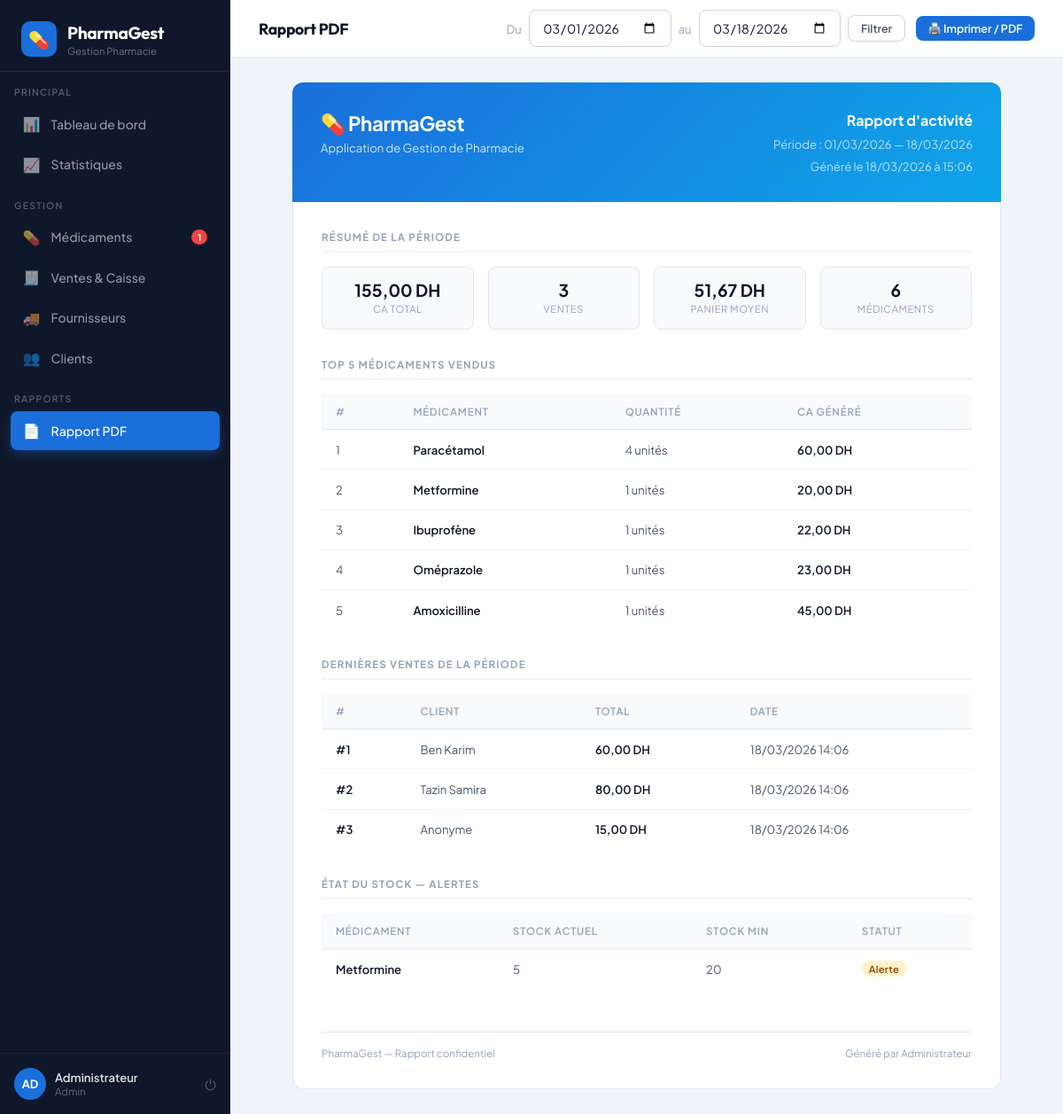
Screenshot of /rapport.php (signed in) with the database file from the repository.
### tables this page shows
CREATE TABLE ventes (
    id INT AUTO_INCREMENT PRIMARY KEY,
    client_id INT,
    total DECIMAL(10,2) NOT NULL DEFAULT 0,
    note TEXT,
    created_at TIMESTAMP DEFAULT CURRENT_TIMESTAMP,
    FOREIGN KEY (client_id) REFERENCES clients(id) ON DELETE SET NULL
);

CREATE TABLE medicaments (
    id INT AUTO_INCREMENT PRIMARY KEY,
    nom VARCHAR(200) NOT NULL,
    forme VARCHAR(50),
    dosage VARCHAR(50),
    categorie VARCHAR(100),
    fournisseur_id INT,
    prix_achat DECIMAL(10,2) NOT NULL DEFAULT 0,
    prix_vente DECIMAL(10,2) NOT NULL DEFAULT 0,
    stock_actuel INT NOT NULL DEFAULT 0,
    stock_min INT NOT NULL DEFAULT 10,
    date_expiration DATE,
    created_at TIMESTAMP DEFAULT CURRENT_TIMESTAMP,
    FOREIGN KEY (fournisseur_id) REFERENCES fournisseurs(id) ON DELETE SET NULL
);

### config/database.php (called while the page is built, shortened)
<?php
function h($s) { return htmlspecialchars($s ?? '', ENT_QUOTES, 'UTF-8'); }
function formatPrice($n) { return number_format($n, 2, ',', ' ') . ' DH'; }

### rapport.php (the view, shortened to what this page needs)
<?php
require_once 'config/database.php';
$pdo = db();
$debut = $_GET['debut'] ?? date('Y-m-01');
$fin   = $_GET['fin']   ?? date('Y-m-d');
$ca       = $pdo->prepare("SELECT COALESCE(SUM(total),0) FROM ventes WHERE DATE(created_at) BETWEEN ? AND ?"); $ca->execute([$debut,$fin]); $ca = $ca->fetchColumn();
$nb       = $pdo->prepare("SELECT COUNT(*) FROM ventes WHERE DATE(created_at) BETWEEN ? AND ?"); $nb->execute([$debut,$fin]); $nb = $nb->fetchColumn();
$panier   = $nb > 0 ? $ca / $nb : 0;
$nb_meds  = $pdo->query("SELECT COUNT(*) FROM medicaments")->fetchColumn();
$ventes   = $pdo->prepare("SELECT v.*, CONCAT(COALESCE(c.nom,''),' ',COALESCE(c.prenom,'')) as client FROM ventes v LEFT JOIN clients c ON v.client_id=c.id WHERE DATE(v.created_at) BETWEEN ? AND ? ORDER BY v.created_at DESC LIMIT 20"); $ventes->execute([$debut,$fin]); $ventes = $ventes->fetchAll();
$top5     = $pdo->query("SELECT m.nom, SUM(vi.quantite) as qte, SUM(vi.quantite*vi.prix_unitaire) as ca FROM vente_items vi JOIN medicaments m ON vi.medicament_id=m.id GROUP BY m.id ORDER BY qte DESC LIMIT 5")->fetchAll();
$stock_ko = $pdo->query("SELECT nom, stock_actuel, stock_min FROM medicaments WHERE stock_actuel <= stock_min ORDER BY stock_actuel ASC LIMIT 10")->fetchAll();
$print = isset($_GET['print']);
?>
<!DOCTYPE html>
<html lang="fr">
<head>
<?php if (!$print): ?>
<link rel="stylesheet" href="assets/style.css">
<?php endif; ?>
</head>
<body>
<?php if (!$print): ?>
<div class="main" style="margin-left:260px">
    <div class="topbar no-print">
        <div class="topbar-title">Rapport PDF</div>
        <div class="topbar-actions">
            <form method="GET" style="display:flex;gap:0.5rem;align-items:center">
                <label style="font-size:0.82rem;color:var(--text3)">Du</label>
                <input type="date" name="debut" value="<?= $debut ?>" class="form-control" style="width:auto">
                <label style="font-size:0.82rem;color:var(--text3)">au</label>
                <input type="date" name="fin" value="<?= $fin ?>" class="form-control" style="width:auto">
                <button type="submit" class="btn btn-outline btn-sm">Filtrer</button>
            </form>
            <a href="?debut=<?= $debut ?>&fin=<?= $fin ?>&print=1" target="_blank" class="btn btn-primary btn-sm">🖨️ Imprimer / PDF</a>
        </div>
    </div>
    <div class="content">
    <div class="rapport-wrap">
<?php
require_once 'includes/sidebar.php';
endif;
?>
<div class="rpt-header">
    <div style="display:flex;justify-content:space-between;align-items:flex-start">
        <div>
            <div class="rpt-logo">💊 <?= APP_NAME ?></div>
            <div class="rpt-sub">Application de Gestion de Pharmacie</div>
        </div>
        <div style="text-align:right">
            <div style="font-size:1rem;font-weight:700">Rapport d'activité</div>
            <div class="rpt-period">Période : <?= date('d/m/Y',strtotime($debut)) ?> — <?= date('d/m/Y',strtotime($fin)) ?></div>
            <div class="rpt-period">Généré le <?= date('d/m/Y à H:i') ?></div>
        </div>
    </div>
</div>
<div class="rpt-body">
    <div class="section-title">Résumé de la période</div>
    <div class="kpi-row">
        <div class="kpi"><div class="kpi-val"><?= formatPrice($ca) ?></div><div class="kpi-lbl">CA total</div></div>
        <div class="kpi"><div class="kpi-val"><?= $nb ?></div><div class="kpi-lbl">Ventes</div></div>
        <div class="kpi"><div class="kpi-val"><?= formatPrice($panier) ?></div><div class="kpi-lbl">Panier moyen</div></div>
        <div class="kpi"><div class="kpi-val"><?= $nb_meds ?></div><div class="kpi-lbl">Médicaments</div></div>
    </div>
    <?php if (!empty($top5)): ?>
    <div class="section-title">Top 5 médicaments vendus</div>
    <table>
        <thead><tr><th>#</th><th>Médicament</th><th>Quantité</th><th>CA généré</th></tr></thead>
        <tbody>
        <?php foreach ($top5 as $i => $m): ?>
        <tr>
            <td><?= $i+1 ?></td>
            <td><strong><?= h($m['nom']) ?></strong></td>
            <td><?= $m['qte'] ?> unités</td>
            <td><strong><?= formatPrice($m['ca']) ?></strong></td>
        </tr>
        <?php endforeach; ?>
        </tbody>
    </table>
    <?php endif; ?>
    <?php if (!empty($ventes)): ?>
    <div class="section-title">Dernières ventes de la période</div>
    <table>
        <thead><tr><th>#</th><th>Client</th><th>Total</th><th>Date</th></tr></thead>
        <tbody>
        <?php foreach ($ventes as $v): ?>
        <tr>
            <td><strong>#<?= $v['id'] ?></strong></td>
            <td><?= trim($v['client']) ?: 'Anonyme' ?></td>
            <td><strong><?= formatPrice($v['total']) ?></strong></td>
            <td><?= date('d/m/Y H:i',strtotime($v['created_at'])) ?></td>
        </tr>
        <?php endforeach; ?>
        </tbody>
    </table>
    <?php endif; ?>
    <?php if (!empty($stock_ko)): ?>
    <div class="section-title <?= $print?'page-break':'' ?>">État du stock — Alertes</div>
    <table>
        <thead><tr><th>Médicament</th><th>Stock actuel</th><th>Stock min</th><th>Statut</th></tr></thead>
        <tbody>
        <?php foreach ($stock_ko as $s): ?>
        <tr>
            <td><strong><?= h($s['nom']) ?></strong></td>
            <td><?= $s['stock_actuel'] ?></td>
            <td><?= $s['stock_min'] ?></td>
            <td>
                <?php if ($s['stock_actuel']==0): ?>
                <span class="badge badge-err">Rupture</span>
                <?php else: ?>
                <span class="badge badge-warn">Alerte</span>
                <?php endif; ?>
            </td>
        </tr>
        <?php endforeach; ?>
        </tbody>
    </table>
    <?php endif; ?>
    <div class="rpt-footer">
        <span><?= APP_NAME ?> — Rapport confidentiel</span>
        <span>Généré par <?= h($_SESSION['user']['nom'] ?? 'Système') ?></span>
    </div>
</div>
<?php if (!$print): ?>
    </div></div></div>
<?php else: ?>
<script>window.onload=()=>window.print()</script>
<?php endif; ?>
</body>
</html>

### assets/style.css (style rules this page uses)
*,*::before,*::after { box-sizing:border-box;margin:0;padding:0 }
:root { --primary:#1a6fdb; --primary-light:#e8f1fd; --primary-dark:#1457b0; --success:#10b981; --success-light:#d1fae5; --warning:#f59e0b; --warning-light:#fef3c7; --danger:#ef4444; --danger-light:#fee2e2; --info:#06b6d4; --info-light:#cffafe; --bg:#f0f4f8; --surface:#ffffff; --surface2:#f8fafc; --border:#e2e8f0; --border2:#cbd5e1; --text:#0f172a; --text2:#475569; --text3:#94a3b8; --sidebar:#0f172a; --sidebar2:#1e293b; --sidebar-accent:#1a6fdb; --radius:12px; --radius-sm:8px; --shadow:0 1px 3px rgba(0,0,0,0.08),0 1px 2px rgba(0,0,0,0.06); --shadow-md:0 4px 6px rgba(0,0,0,0.07),0 2px 4px rgba(0,0,0,0.06); --shadow-lg:0 10px 15px rgba(0,0,0,0.07),0 4px 6px rgba(0,0,0,0.05); }
html { font-size:16px }
body { font-family:'Plus Jakarta Sans',sans-serif;background:var(--bg);color:var(--text);display:flex;min-height:100vh;overflow-x:hidden }
.main { margin-left:260px;flex:1;display:flex;flex-direction:column;min-height:100vh }
.topbar { background:var(--surface);border-bottom:1px solid var(--border); padding:0 2rem;height:65px;display:flex;align-items:center; justify-content:space-between;position:sticky;top:0;z-index:50; }
.topbar-title { font-family:'Outfit',sans-serif;font-size:1.1rem;font-weight:700;color:var(--text);letter-spacing:-0.02em }
.topbar-actions { display:flex;align-items:center;gap:0.75rem }
.content { padding:1.75rem 2rem;flex:1 }
table { width:100%;border-collapse:collapse;font-size:0.875rem }
thead th { background:var(--surface2);padding:0.75rem 1rem;text-align:left;font-size:0.72rem;font-weight:600;text-transform:uppercase;letter-spacing:0.07em;color:var(--text3);border-bottom:1px solid var(--border);white-space:nowrap }
tbody tr { border-bottom:1px solid var(--border);transition:background 0.15s }
tbody tr:last-child { border-bottom:none }
tbody td { padding:0.85rem 1rem;color:var(--text2);vertical-align:middle }
tbody td strong { color:var(--text);font-weight:600 }
.badge { display:inline-flex;align-items:center;gap:5px;padding:0.25rem 0.75rem;border-radius:100px;font-size:0.72rem;font-weight:600;letter-spacing:0.02em }
.btn { display:inline-flex;align-items:center;gap:7px;padding:0.6rem 1.25rem;border-radius:var(--radius-sm);font-family:'Plus Jakarta Sans',sans-serif;font-size:0.85rem;font-weight:600;cursor:pointer;border:none;text-decoration:none;transition:all 0.2s;white-space:nowrap }
.btn-primary { background:var(--primary);color:#fff }
.btn-outline { background:transparent;color:var(--text2);border:1px solid var(--border2) }
.btn-sm { padding:0.4rem 0.85rem;font-size:0.78rem }
.form-control { width:100%;padding:0.65rem 0.9rem;border:1.5px solid var(--border2);border-radius:var(--radius-sm);font-family:'Plus Jakarta Sans',sans-serif;font-size:0.875rem;color:var(--text);background:var(--surface);transition:border-color 0.2s,box-shadow 0.2s;outline:none }
.form-control::placeholder { color:var(--text3) }

### rows the page displays
ventes: id "1", client "Ben Karim", total "60,00 DH", created_at "18/03/2026 14:06"
ventes: id "2", client "Tazin Samira", total "80,00 DH", created_at "18/03/2026 14:06"
ventes: id "3", client "Anonyme", total "15,00 DH", created_at "18/03/2026 14:06"
medicaments: nom "Metformine", stock_actuel "5", stock_min "20", shows "Alerte"

### other values shown
APP_NAME "PharmaGest"
$stock_alerte "1"
substr($user['nom'],0,2) "AD"
$user['nom'] "Administrateur"
$user['role'] "Admin"
date('d/m/Y',strtotime($debut)) "01/03/2026"
date('d/m/Y',strtotime($fin)) "18/03/2026"
formatPrice($ca) "155,00 DH"
$nb "3"
formatPrice($panier) "51,67 DH"
$nb_meds "6"
$m['nom'] "Paracétamol"
$m['qte'] "4"
formatPrice($m['ca']) "60,00 DH"
$m['nom'] "Metformine"
